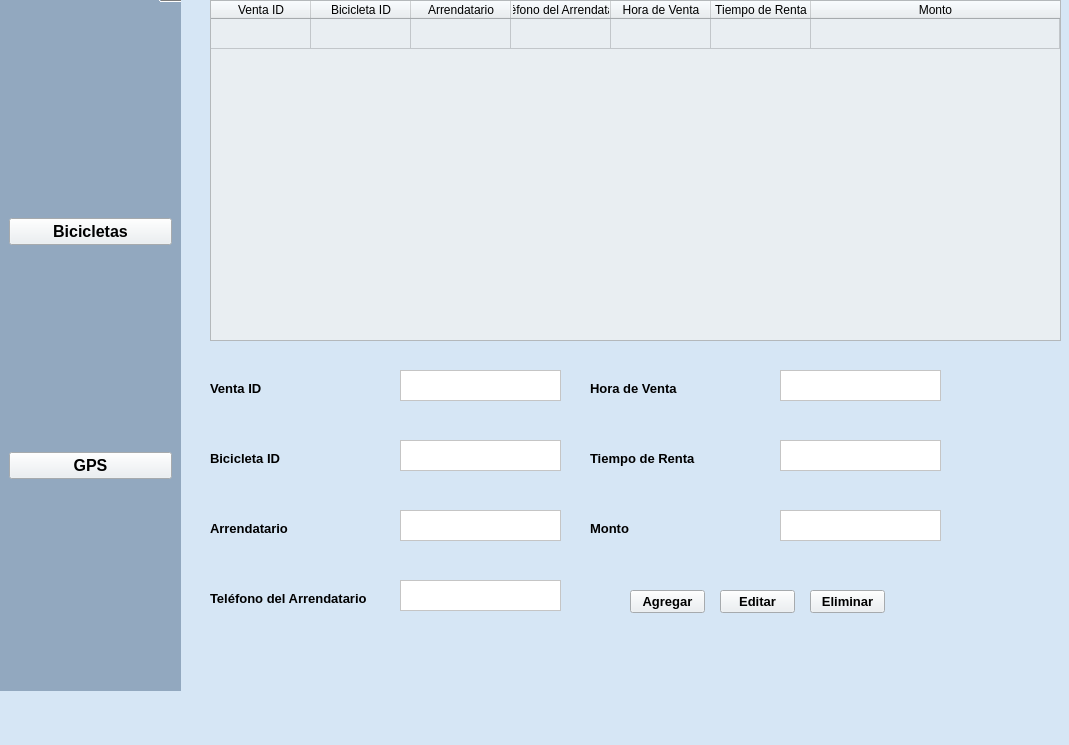
<?xml version="1.0" encoding="UTF-8"?>
<ui version="4.0">
 <class>MainWindow</class>
 <widget class="QMainWindow" name="MainWindow">
  <property name="geometry">
   <rect>
    <x>0</x>
    <y>0</y>
    <width>1069</width>
    <height>745</height>
   </rect>
  </property>
  <property name="windowTitle">
   <string>MainWindow</string>
  </property>
  <property name="styleSheet">
   <string notr="true">background-color: rgb(214, 230, 245);</string>
  </property>
  <widget class="QWidget" name="centralwidget">
   <widget class="QToolBox" name="verticalToolBox">
    <property name="geometry">
     <rect>
      <x>0</x>
      <y>-20</y>
      <width>181</width>
      <height>711</height>
     </rect>
    </property>
    <property name="styleSheet">
     <string notr="true">background-color: rgb(146, 168, 191);</string>
    </property>
    <widget class="QWidget" name="verticalToolBoxPage1">
     <property name="geometry">
      <rect>
       <x>0</x>
       <y>0</y>
       <width>181</width>
       <height>684</height>
      </rect>
     </property>
     <attribute name="label">
      <string/>
     </attribute>
     <layout class="QVBoxLayout" name="verticalLayout">
      <item>
       <widget class="QPushButton" name="btnbicicletas2">
        <property name="font">
         <font>
          <pointsize>12</pointsize>
          <weight>75</weight>
          <bold>true</bold>
         </font>
        </property>
        <property name="styleSheet">
         <string notr="true">background-color: rgb(233, 238, 242);</string>
        </property>
        <property name="text">
         <string>Bicicletas</string>
        </property>
       </widget>
      </item>
      <item>
       <widget class="QPushButton" name="btngps3">
        <property name="font">
         <font>
          <pointsize>12</pointsize>
          <weight>75</weight>
          <bold>true</bold>
         </font>
        </property>
        <property name="styleSheet">
         <string notr="true">background-color: rgb(233, 238, 242);</string>
        </property>
        <property name="text">
         <string>GPS</string>
        </property>
       </widget>
      </item>
     </layout>
    </widget>
   </widget>
   <widget class="QTableWidget" name="table2">
    <property name="geometry">
     <rect>
      <x>210</x>
      <y>0</y>
      <width>851</width>
      <height>341</height>
     </rect>
    </property>
    <property name="autoFillBackground">
     <bool>false</bool>
    </property>
    <property name="styleSheet">
     <string notr="true">background-color: rgb(233, 238, 242);</string>
    </property>
    <property name="showGrid">
     <bool>true</bool>
    </property>
    <property name="wordWrap">
     <bool>true</bool>
    </property>
    <attribute name="horizontalHeaderVisible">
     <bool>true</bool>
    </attribute>
    <attribute name="horizontalHeaderCascadingSectionResizes">
     <bool>false</bool>
    </attribute>
    <attribute name="horizontalHeaderHighlightSections">
     <bool>true</bool>
    </attribute>
    <attribute name="horizontalHeaderShowSortIndicator" stdset="0">
     <bool>false</bool>
    </attribute>
    <attribute name="horizontalHeaderStretchLastSection">
     <bool>true</bool>
    </attribute>
    <attribute name="verticalHeaderVisible">
     <bool>false</bool>
    </attribute>
    <attribute name="verticalHeaderCascadingSectionResizes">
     <bool>false</bool>
    </attribute>
    <attribute name="verticalHeaderHighlightSections">
     <bool>true</bool>
    </attribute>
    <attribute name="verticalHeaderShowSortIndicator" stdset="0">
     <bool>false</bool>
    </attribute>
    <attribute name="verticalHeaderStretchLastSection">
     <bool>false</bool>
    </attribute>
    <row>
     <property name="text">
      <string/>
     </property>
    </row>
    <column>
     <property name="text">
      <string>Venta ID</string>
     </property>
    </column>
    <column>
     <property name="text">
      <string>Bicicleta ID</string>
     </property>
    </column>
    <column>
     <property name="text">
      <string>Arrendatario</string>
     </property>
    </column>
    <column>
     <property name="text">
      <string>Teléfono del Arrendatario</string>
     </property>
    </column>
    <column>
     <property name="text">
      <string>Hora de Venta</string>
     </property>
    </column>
    <column>
     <property name="text">
      <string>Tiempo de Renta</string>
     </property>
    </column>
    <column>
     <property name="text">
      <string>Monto</string>
     </property>
    </column>
   </widget>
   <widget class="QTextEdit" name="boxarrendatario2">
    <property name="geometry">
     <rect>
      <x>400</x>
      <y>510</y>
      <width>161</width>
      <height>31</height>
     </rect>
    </property>
    <property name="styleSheet">
     <string notr="true">background-color: rgb(255, 255, 255);</string>
    </property>
   </widget>
   <widget class="QTextEdit" name="boxtelefono2">
    <property name="geometry">
     <rect>
      <x>400</x>
      <y>580</y>
      <width>161</width>
      <height>31</height>
     </rect>
    </property>
    <property name="styleSheet">
     <string notr="true">background-color: rgb(255, 255, 255);</string>
    </property>
   </widget>
   <widget class="QLabel" name="label_3">
    <property name="geometry">
     <rect>
      <x>210</x>
      <y>450</y>
      <width>81</width>
      <height>16</height>
     </rect>
    </property>
    <property name="font">
     <font>
      <pointsize>10</pointsize>
      <weight>75</weight>
      <bold>true</bold>
     </font>
    </property>
    <property name="text">
     <string>Bicicleta ID</string>
    </property>
   </widget>
   <widget class="QTextEdit" name="boxventa">
    <property name="geometry">
     <rect>
      <x>400</x>
      <y>370</y>
      <width>161</width>
      <height>31</height>
     </rect>
    </property>
    <property name="styleSheet">
     <string notr="true">background-color: rgb(255, 255, 255);</string>
    </property>
   </widget>
   <widget class="QPushButton" name="btneditar2">
    <property name="geometry">
     <rect>
      <x>720</x>
      <y>590</y>
      <width>75</width>
      <height>23</height>
     </rect>
    </property>
    <property name="font">
     <font>
      <pointsize>10</pointsize>
      <weight>75</weight>
      <bold>true</bold>
     </font>
    </property>
    <property name="styleSheet">
     <string notr="true">background-color: rgb(233, 238, 242);</string>
    </property>
    <property name="text">
     <string>Editar</string>
    </property>
   </widget>
   <widget class="QLabel" name="label">
    <property name="geometry">
     <rect>
      <x>210</x>
      <y>380</y>
      <width>81</width>
      <height>16</height>
     </rect>
    </property>
    <property name="font">
     <font>
      <pointsize>10</pointsize>
      <weight>75</weight>
      <bold>true</bold>
     </font>
    </property>
    <property name="text">
     <string>Venta ID</string>
    </property>
   </widget>
   <widget class="QLabel" name="label_4">
    <property name="geometry">
     <rect>
      <x>210</x>
      <y>520</y>
      <width>91</width>
      <height>16</height>
     </rect>
    </property>
    <property name="font">
     <font>
      <pointsize>10</pointsize>
      <weight>75</weight>
      <bold>true</bold>
     </font>
    </property>
    <property name="text">
     <string>Arrendatario</string>
    </property>
   </widget>
   <widget class="QPushButton" name="btneliminar2">
    <property name="geometry">
     <rect>
      <x>810</x>
      <y>590</y>
      <width>75</width>
      <height>23</height>
     </rect>
    </property>
    <property name="font">
     <font>
      <pointsize>10</pointsize>
      <weight>75</weight>
      <bold>true</bold>
     </font>
    </property>
    <property name="styleSheet">
     <string notr="true">background-color: rgb(233, 238, 242);</string>
    </property>
    <property name="text">
     <string>Eliminar</string>
    </property>
   </widget>
   <widget class="QPushButton" name="btnagregar2">
    <property name="geometry">
     <rect>
      <x>630</x>
      <y>590</y>
      <width>75</width>
      <height>23</height>
     </rect>
    </property>
    <property name="font">
     <font>
      <pointsize>10</pointsize>
      <weight>75</weight>
      <bold>true</bold>
     </font>
    </property>
    <property name="styleSheet">
     <string notr="true">background-color: rgb(233, 238, 242);</string>
    </property>
    <property name="text">
     <string>Agregar</string>
    </property>
   </widget>
   <widget class="QTextEdit" name="boxbicicleta2">
    <property name="geometry">
     <rect>
      <x>400</x>
      <y>440</y>
      <width>161</width>
      <height>31</height>
     </rect>
    </property>
    <property name="styleSheet">
     <string notr="true">background-color: rgb(255, 255, 255);</string>
    </property>
   </widget>
   <widget class="QLabel" name="label_2">
    <property name="geometry">
     <rect>
      <x>210</x>
      <y>590</y>
      <width>171</width>
      <height>16</height>
     </rect>
    </property>
    <property name="font">
     <font>
      <pointsize>10</pointsize>
      <weight>75</weight>
      <bold>true</bold>
     </font>
    </property>
    <property name="text">
     <string>Teléfono del Arrendatario</string>
    </property>
   </widget>
   <widget class="QLabel" name="label_5">
    <property name="geometry">
     <rect>
      <x>590</x>
      <y>520</y>
      <width>91</width>
      <height>16</height>
     </rect>
    </property>
    <property name="font">
     <font>
      <pointsize>10</pointsize>
      <weight>75</weight>
      <bold>true</bold>
     </font>
    </property>
    <property name="text">
     <string>Monto</string>
    </property>
   </widget>
   <widget class="QTextEdit" name="boxmonto">
    <property name="geometry">
     <rect>
      <x>780</x>
      <y>510</y>
      <width>161</width>
      <height>31</height>
     </rect>
    </property>
    <property name="styleSheet">
     <string notr="true">background-color: rgb(255, 255, 255);</string>
    </property>
   </widget>
   <widget class="QTextEdit" name="boxhora">
    <property name="geometry">
     <rect>
      <x>780</x>
      <y>370</y>
      <width>161</width>
      <height>31</height>
     </rect>
    </property>
    <property name="styleSheet">
     <string notr="true">background-color: rgb(255, 255, 255);</string>
    </property>
   </widget>
   <widget class="QLabel" name="label_7">
    <property name="geometry">
     <rect>
      <x>590</x>
      <y>380</y>
      <width>101</width>
      <height>16</height>
     </rect>
    </property>
    <property name="font">
     <font>
      <pointsize>10</pointsize>
      <weight>75</weight>
      <bold>true</bold>
     </font>
    </property>
    <property name="text">
     <string>Hora de Venta</string>
    </property>
   </widget>
   <widget class="QTextEdit" name="boxtiempo">
    <property name="geometry">
     <rect>
      <x>780</x>
      <y>440</y>
      <width>161</width>
      <height>31</height>
     </rect>
    </property>
    <property name="styleSheet">
     <string notr="true">background-color: rgb(255, 255, 255);</string>
    </property>
   </widget>
   <widget class="QLabel" name="label_8">
    <property name="geometry">
     <rect>
      <x>590</x>
      <y>450</y>
      <width>111</width>
      <height>16</height>
     </rect>
    </property>
    <property name="font">
     <font>
      <pointsize>10</pointsize>
      <weight>75</weight>
      <bold>true</bold>
     </font>
    </property>
    <property name="text">
     <string>Tiempo de Renta</string>
    </property>
   </widget>
  </widget>
  <widget class="QMenuBar" name="menubar">
   <property name="geometry">
    <rect>
     <x>0</x>
     <y>0</y>
     <width>1069</width>
     <height>21</height>
    </rect>
   </property>
  </widget>
  <widget class="QStatusBar" name="statusbar"/>
 </widget>
 <resources/>
 <connections/>
</ui>
